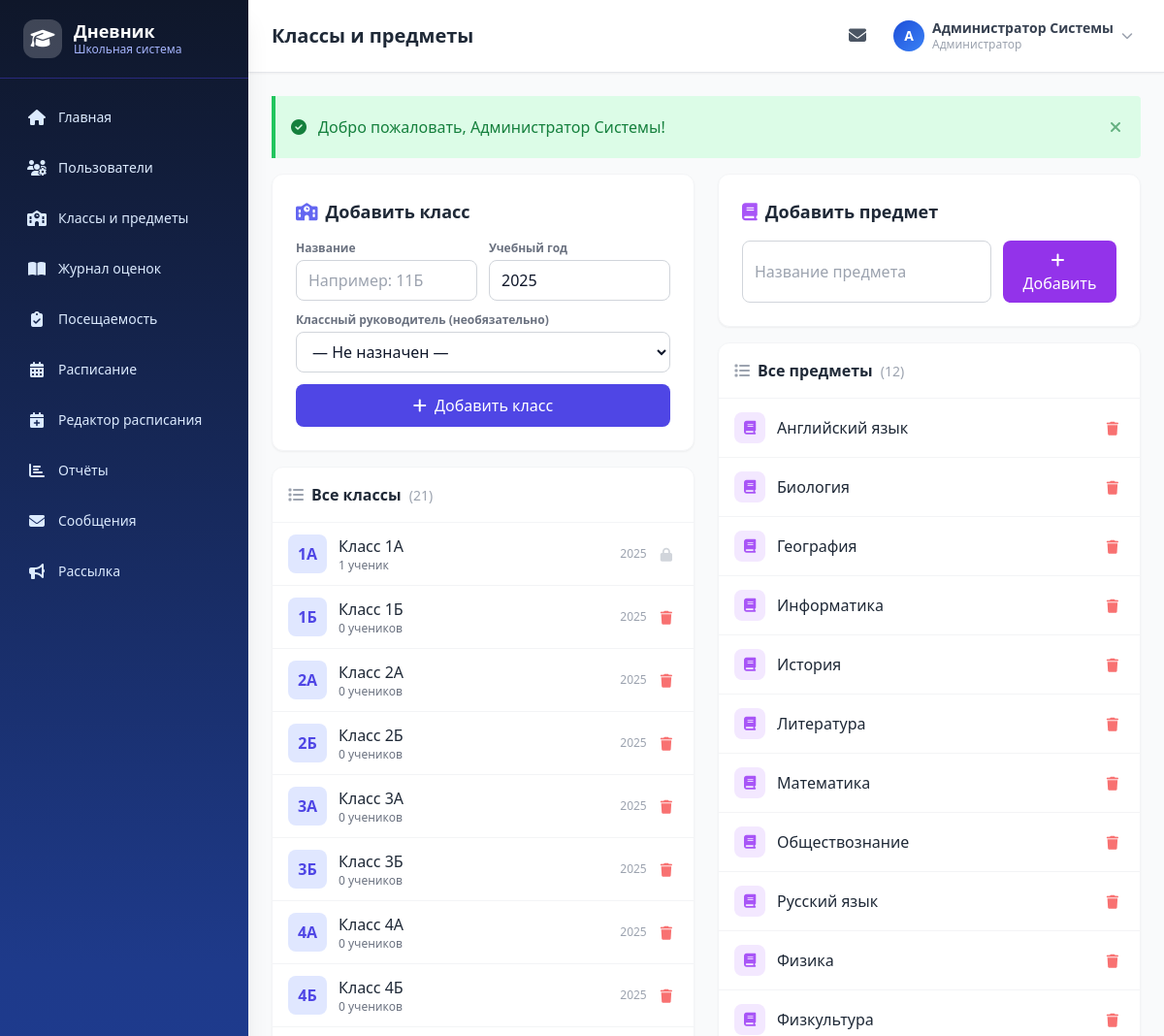
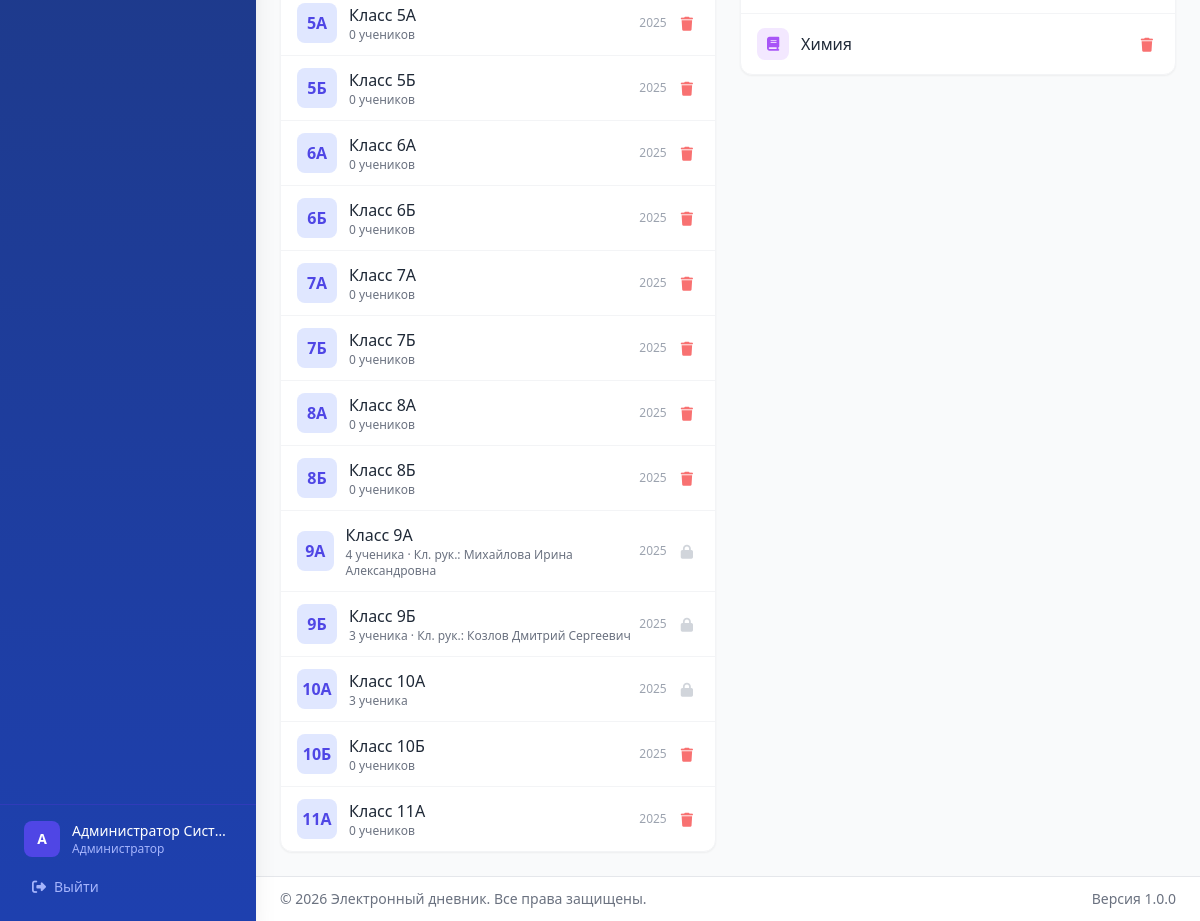
The page /users/classes (signed in) on the database its author committed (2 pictures, top to bottom).
### tables this page shows
CREATE TABLE `classes` (
  `id` int NOT NULL,
  `name` varchar(10) NOT NULL,
  `year` int NOT NULL,
  `class_teacher_id` int DEFAULT NULL
);

CREATE TABLE `subjects` (
  `id` int NOT NULL,
  `name` varchar(100) NOT NULL
);

### controllers/UserController.php (called while the page is built, shortened)
<?php
class UserController {
    private $classModel;
    private $subjectModel;
    public function __construct() {
        require_once __DIR__ . '/../models/ClassModel.php';
        require_once __DIR__ . '/../models/Subject.php';
        $this->classModel = new ClassModel();
        $this->subjectModel = new Subject();
    }
    public function classes() {
        $classes = $this->classModel->getAll();
        $subjects = $this->subjectModel->getAll();
        require __DIR__ . '/../views/layout/header.php';
        require __DIR__ . '/../views/users/classes.php';
        require __DIR__ . '/../views/layout/footer.php';
    }
}

### config/database.php (called while the page is built, shortened)
<?php
function getDB() {
    static $pdo = null;
    if ($pdo === null) {
        $dsn = sprintf(
            'mysql:host=%s;port=%s;dbname=%s;charset=%s',
            DB_HOST, DB_PORT, DB_NAME, DB_CHARSET
        );
        $options = [
            PDO::ATTR_ERRMODE            => PDO::ERRMODE_EXCEPTION,
            PDO::ATTR_DEFAULT_FETCH_MODE => PDO::FETCH_ASSOC,
            PDO::ATTR_EMULATE_PREPARES   => false,
            PDO::MYSQL_ATTR_INIT_COMMAND => "SET NAMES " . DB_CHARSET,
        ];
        try {
            $pdo = new PDO($dsn, DB_USER, DB_PASS, $options);
        } catch (PDOException $e) {
            if (defined('APP_DEBUG') && APP_DEBUG) {
                die('Ошибка подключения к БД: ' . $e->getMessage());
            } else {
                die('Ошибка подключения к базе данных.');
            }
        }
    }
    return $pdo;
}

### models/ClassModel.php (called while the page is built, shortened)
<?php
class ClassModel {
    private $db;
    public function __construct() {
        $this->db = getDB();
    }
    public function getAll($year = null) {
        $sql = "
            SELECT c.*, u.full_name as teacher_name,
                   (SELECT COUNT(*) FROM students s
                    JOIN users us ON s.user_id = us.id
                    WHERE s.class_id = c.id AND us.is_active = 1) as student_count
            FROM classes c
            LEFT JOIN teachers t ON c.class_teacher_id = t.id
            LEFT JOIN users u ON t.user_id = u.id
        ";
        $params = [];
        $sql .= " ORDER BY CAST(REGEXP_SUBSTR(c.name, '^[0-9]+') AS UNSIGNED) ASC, c.name ASC";
        $stmt = $this->db->prepare($sql);
        $stmt->execute($params);
        return $stmt->fetchAll();
    }
}

### models/Subject.php (called while the page is built, shortened)
<?php
class Subject {
    private $db;
    public function __construct() {
        $this->db = getDB();
    }
    public function getAll() {
        $stmt = $this->db->query("SELECT * FROM subjects ORDER BY name");
        return $stmt->fetchAll();
    }
}

### views/users/classes.php (the view, shortened to what this page needs)
<div class="space-y-6">
    <div class="grid grid-cols-1 lg:grid-cols-2 gap-6">
        <div class="space-y-4">
            <div class="bg-white rounded-xl shadow-sm border border-gray-100 p-6">
                <h3 class="text-lg font-bold text-gray-800 mb-4">
                    <i class="fas fa-school text-indigo-500 mr-2"></i>Добавить класс
                </h3>
                <form method="POST" action="<?= url('users/add-class') ?>" class="space-y-3">
                    <div class="grid grid-cols-2 gap-3">
                        <div>
                            <label class="block text-xs font-semibold text-gray-500 mb-1">Название</label>
                            <input type="text" name="class_name" placeholder="Например: 11Б" required
                                   class="w-full px-3 py-2 border border-gray-300 rounded-lg focus:ring-2 focus:ring-indigo-500 outline-none">
                        </div>
                        <div>
                            <label class="block text-xs font-semibold text-gray-500 mb-1">Учебный год</label>
                            <input type="number" name="class_year" value="<?= currentAcademicYear() ?>"
                                   class="w-full px-3 py-2 border border-gray-300 rounded-lg focus:ring-2 focus:ring-indigo-500 outline-none">
                        </div>
                    </div>
                    <div>
                        <label class="block text-xs font-semibold text-gray-500 mb-1">Классный руководитель (необязательно)</label>
                        <select name="class_teacher_id" class="w-full px-3 py-2 border border-gray-300 rounded-lg focus:ring-2 focus:ring-indigo-500 outline-none bg-white">
                            <option value="">— Не назначен —</option>
                        </select>
                    </div>
                    <button type="submit" class="w-full px-4 py-2.5 bg-indigo-600 text-white rounded-lg hover:bg-indigo-700 transition font-medium">
                        <i class="fas fa-plus mr-1"></i> Добавить класс
                    </button>
                </form>
            </div>
            <div class="bg-white rounded-xl shadow-sm border border-gray-100 overflow-hidden">
                <div class="p-4 border-b border-gray-100">
                    <h3 class="font-bold text-gray-800">
                        <i class="fas fa-list text-gray-400 mr-2"></i>Все классы
                        <span class="text-gray-400 font-normal text-sm ml-1">(<?= count($classes) ?>)</span>
                    </h3>
                </div>
                <?php if (!empty($classes)): ?>
                <div class="divide-y divide-gray-100">
                    <?php foreach ($classes as $cls): ?>
                    <div class="flex items-center justify-between px-4 py-3 hover:bg-gray-50 transition">
                        <div class="flex items-center gap-3">
                            <div class="w-10 h-10 bg-indigo-100 rounded-lg flex items-center justify-center font-bold text-indigo-600">
                                <?= e($cls['name']) ?>
                            </div>
                            <div>
                                <p class="font-medium text-gray-800">Класс <?= e($cls['name']) ?></p>
                                <p class="text-xs text-gray-500">
                                    <?= $cls['student_count'] ?> <?= plural($cls['student_count'], 'ученик', 'ученика', 'учеников') ?>
                                    <?php if (!empty($cls['teacher_name'])): ?>
                                        · Кл. рук.: <?= e($cls['teacher_name']) ?>
                                    <?php endif; ?>
                                </p>
                            </div>
                        </div>
                        <div class="flex items-center gap-2">
                            <span class="text-xs text-gray-400"><?= $cls['year'] ?></span>
                            <?php if ($cls['student_count'] == 0): ?>
                            <form method="POST" action="<?= url('users/delete-class/' . $cls['id']) ?>"
                                  onsubmit="return confirm('Удалить класс <?= e($cls['name']) ?>?')">
                                <button type="submit" class="p-1.5 text-red-400 hover:text-red-600 hover:bg-red-50 rounded-lg transition" title="Удалить">
                                    <i class="fas fa-trash text-sm"></i>
                                </button>
                            </form>
                            <?php else: ?>
                            <span class="p-1.5 text-gray-300" title="Нельзя удалить класс с учениками">
                                <i class="fas fa-lock text-sm"></i>
                            </span>
                            <?php endif; ?>
                        </div>
                    </div>
                    <?php endforeach; ?>
                </div>
                <?php endif; ?>
            </div>
        </div>
        <div class="space-y-4">
            <div class="bg-white rounded-xl shadow-sm border border-gray-100 p-6">
                <h3 class="text-lg font-bold text-gray-800 mb-4">
                    <i class="fas fa-book text-purple-500 mr-2"></i>Добавить предмет
                </h3>
                <form method="POST" action="<?= url('users/add-subject') ?>" class="flex gap-3">
                    <input type="text" name="subject_name" placeholder="Название предмета" required
                           class="flex-1 px-3 py-2 border border-gray-300 rounded-lg focus:ring-2 focus:ring-indigo-500 outline-none">
                    <button type="submit" class="px-4 py-2 bg-purple-600 text-white rounded-lg hover:bg-purple-700 transition font-medium">
                        <i class="fas fa-plus mr-1"></i> Добавить
                    </button>
                </form>
            </div>
            <div class="bg-white rounded-xl shadow-sm border border-gray-100 overflow-hidden">
                <div class="p-4 border-b border-gray-100">
                    <h3 class="font-bold text-gray-800">
                        <i class="fas fa-list text-gray-400 mr-2"></i>Все предметы
                        <span class="text-gray-400 font-normal text-sm ml-1">(<?= count($subjects) ?>)</span>
                    </h3>
                </div>
                <?php if (!empty($subjects)): ?>
                <div class="divide-y divide-gray-100">
                    <?php foreach ($subjects as $subj): ?>
                    <div class="flex items-center justify-between px-4 py-3 hover:bg-gray-50 transition">
                        <div class="flex items-center gap-3">
                            <div class="w-8 h-8 bg-purple-100 rounded-lg flex items-center justify-center">
                                <i class="fas fa-book text-purple-500 text-sm"></i>
                            </div>
                            <span class="font-medium text-gray-800"><?= e($subj['name']) ?></span>
                        </div>
                        <form method="POST" action="<?= url('users/delete-subject/' . $subj['id']) ?>"
                              onsubmit="return confirm('Удалить предмет «<?= e($subj['name']) ?>»? Это возможно только если предмет нигде не используется.')">
                            <button type="submit" class="p-1.5 text-red-400 hover:text-red-600 hover:bg-red-50 rounded-lg transition" title="Удалить">
                                <i class="fas fa-trash text-sm"></i>
                            </button>
                        </form>
                    </div>
                    <?php endforeach; ?>
                </div>
                <?php endif; ?>
            </div>
        </div>
    </div>
</div>

### assets/css/style.css (style rules this page uses)
:root { --school-bg: #F4F7FB; --school-card: #FFFFFF; --school-border: #DCE3ED; --school-primary-900: #0F2D5C; --school-primary-800: #163B79; --school-primary-700: #1E40AF; --school-primary-600: #1D4ED8; --school-primary-500: #2563EB; --school-primary-100: #DBEAFE; --school-primary-50: #EFF6FF; --school-text: #0F172A; --school-muted: #475569; --school-success: #16A34A; --school-warning: #D97706; --school-danger: #DC2626; }
* { scrollbar-width: thin; scrollbar-color: #c7d2fe #f1f5f9; }
body { background: var(--school-bg); color: var(--school-text); }
main > * { animation: fadeInUp 0.3s ease-out; }
main > *:nth-child(2) { animation-delay: 0.05s; }

### rows shown on the page
classes: name "1А", student_count "1", student_count "ученик", year "2025"
classes: name "1Б", student_count "0", student_count "учеников", year "2025"
classes: name "2А", student_count "0", student_count "учеников", year "2025"
classes: name "2Б", student_count "0", student_count "учеников", year "2025"
classes: name "3А", student_count "0", student_count "учеников", year "2025"
classes: name "3Б", student_count "0", student_count "учеников", year "2025"
classes: name "4А", student_count "0", student_count "учеников", year "2025"
classes: name "4Б", student_count "0", student_count "учеников", year "2025"
classes: name "5А", student_count "0", student_count "учеников", year "2025"
classes: name "5Б", student_count "0", student_count "учеников", year "2025"
classes: name "6А", student_count "0", student_count "учеников", year "2025"
classes: name "6Б", student_count "0", student_count "учеников", year "2025"
classes: name "7А", student_count "0", student_count "учеников", year "2025"
classes: name "7Б", student_count "0", student_count "учеников", year "2025"
classes: name "8А", student_count "0", student_count "учеников", year "2025"
classes: name "8Б", student_count "0", student_count "учеников", year "2025"
classes: name "9А", student_count "4", student_count "ученика", teacher_name "Михайлова Ирина Александровна", year "2025"
classes: name "9Б", student_count "3", student_count "ученика", teacher_name "Козлов Дмитрий Сергеевич", year "2025"
classes: name "10А", student_count "3", student_count "ученика", year "2025"
classes: name "10Б", student_count "0", student_count "учеников", year "2025"
classes: name "11А", student_count "0", student_count "учеников", year "2025"
subjects: name "Английский язык"
subjects: name "Биология"
subjects: name "География"
subjects: name "Информатика"
subjects: name "История"
subjects: name "Литература"
subjects: name "Математика"
subjects: name "Обществознание"
subjects: name "Русский язык"
subjects: name "Физика"
subjects: name "Физкультура"
subjects: name "Химия"

### other values the page prints
$item['label'] "Главная"
$item['label'] "Пользователи"
$item['label'] "Классы и предметы"
$item['label'] "Журнал оценок"
$item['label'] "Посещаемость"
$item['label'] "Расписание"
$item['label'] "Редактор расписания"
$item['label'] "Отчёты"
$item['label'] "Сообщения"
$item['label'] "Рассылка"
mb_strtoupper(mb_substr($currentUser['full_name'] ?? 'U', 0, 1)) "А"
$currentUser['full_name'] "Администратор Сист…"
$currentUser['role_name'] "Администратор"
$pageTitle "Классы и предметы"
mb_strtoupper(mb_substr($currentUser['full_name'], 0, 1)) "А"
